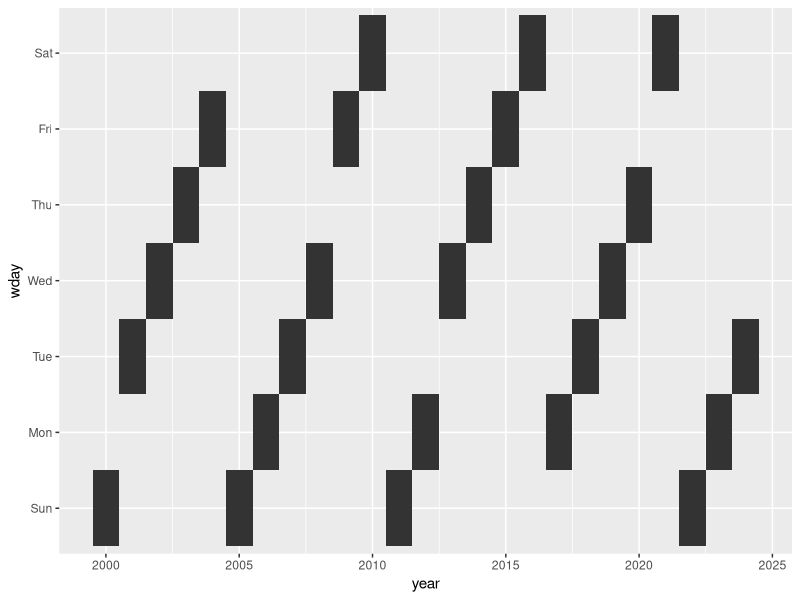
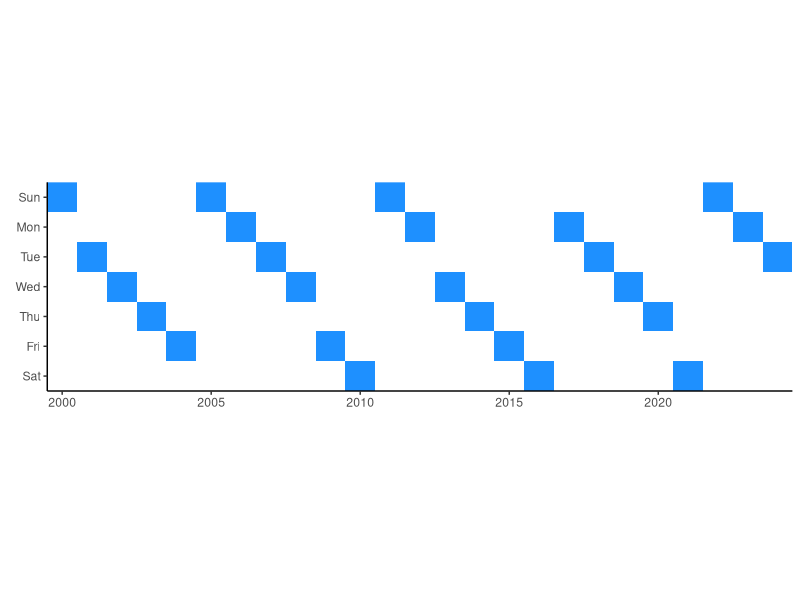
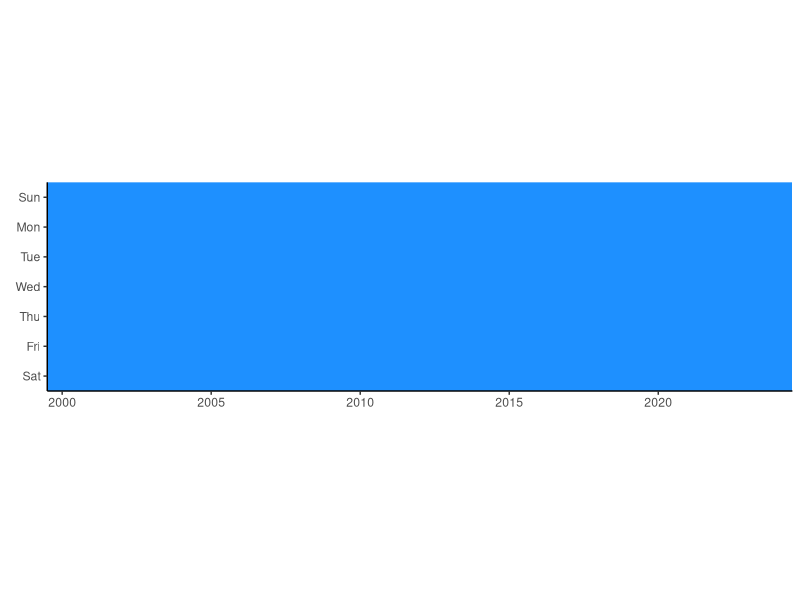
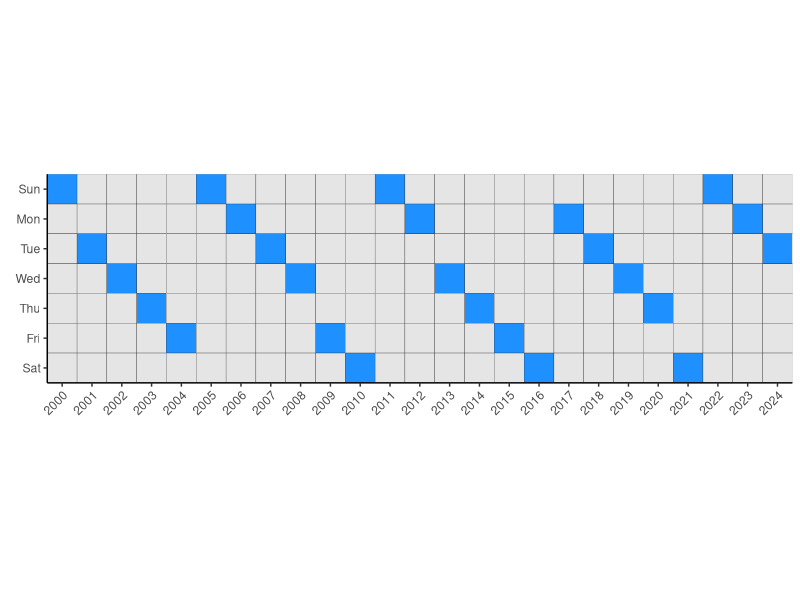
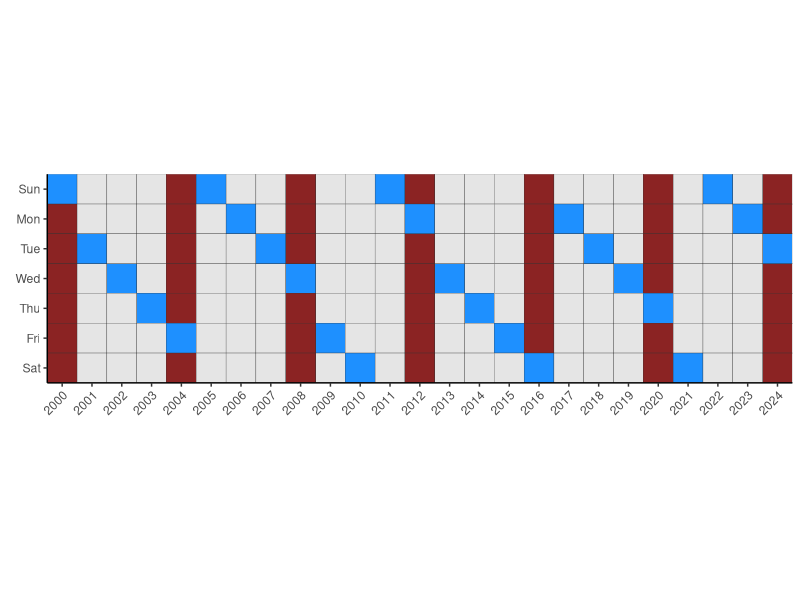
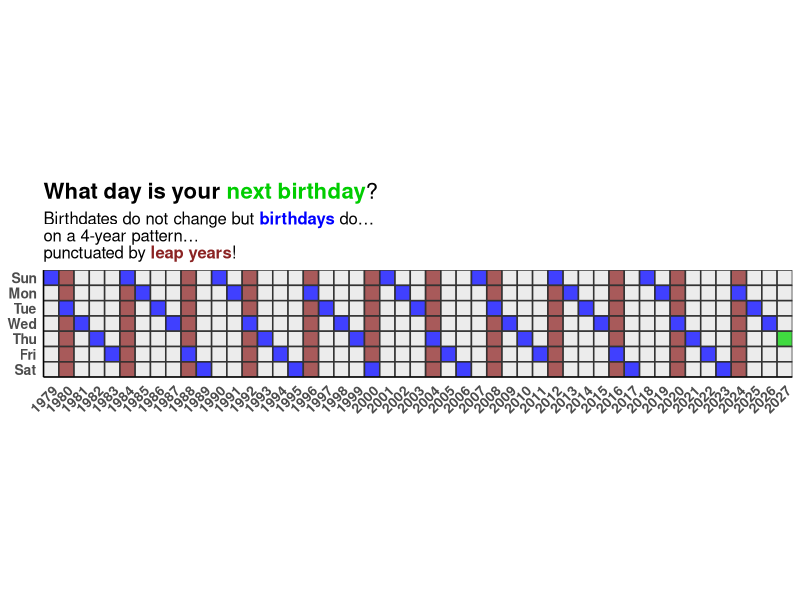
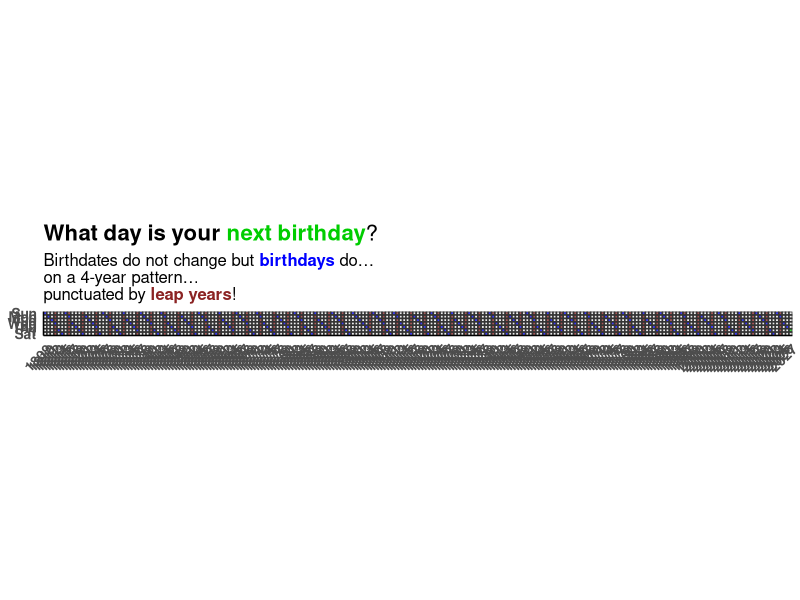
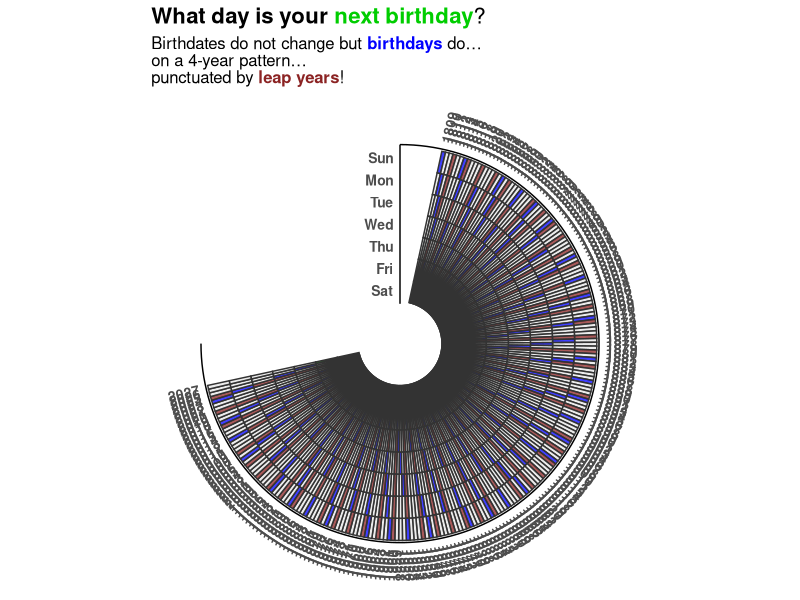

R code for these plots, in order:
## ---- chunk 1
library(tidyverse)
## ---- chunk 2
bday_data <- tibble(year = seq(2000, 2024),
                    month = 1, 
                    day = 30)
glimpse(bday_data)
## ---- chunk 3
bday_data <- bday_data |> 
  mutate(bday = ymd(paste(year, month, day, sep = " ")),
         wday = wday(bday, label=TRUE))
glimpse(bday_data)
## ---- chunk 4
bday_data |> 
  ggplot(aes(year, wday)) +
  geom_tile()
## ---- chunk 5
bday_data |> 
  ggplot(aes(year, fct_rev(wday))) + #reversed the order of the y-axis
  geom_tile(fill="dodgerblue") + #added nice color
  labs(x=element_blank(), #dropped axis titles (they're pretty obvious anyway)
       y=element_blank()) +
  theme_classic() + #picked a better theme
  coord_fixed(expand = F) #made the tiles square and removed gap between tile and axis line
## ---- chunk 6
bday_data <- bday_data |> 
  complete(year, wday)
glimpse(bday_data)


## ---- chunk 7
bday_data |> 
  ggplot(aes(year, fct_rev(wday))) +
  geom_tile(fill="dodgerblue") +
  labs(x=element_blank(),
       y=element_blank()) +
  theme_classic() +
  coord_fixed(expand = F)
## ---- chunk 8
bday_data |> 
  ggplot(aes(year, fct_rev(wday))) +
  geom_tile(aes(fill=ifelse(!is.na(day), "dodgerblue", "grey90")), #conditional fill
            show.legend = F, #no legend
            color="grey20") +
  labs(x=element_blank(),
       y=element_blank()) +
  theme_classic() +
  coord_fixed(expand = F) +
  scale_fill_identity() + #take fill colors directly from conditional fill
  scale_x_continuous(breaks = seq(2000, 2024)) + #x-axis label for every year
  theme(axis.text.x = element_text(angle = 45, hjust = 1)) #tilt x-axis label
## ---- chunk 9
bday_data <- bday_data |> 
  mutate(lyear = leap_year(year))
glimpse(bday_data)
## ---- chunk 10
bday_data |> 
  ggplot(aes(year, fct_rev(wday))) +
  geom_tile(aes(fill=case_when((!is.na(day)) ~ "dodgerblue", #switched to case_when()
                               (is.na(day) & lyear==TRUE) ~ "brown4",
                               (is.na(day) & lyear==FALSE) ~ "grey90",)), 
            show.legend = F,
            color="grey20") +
  labs(x=element_blank(),
       y=element_blank()) +
  theme_classic() +
  coord_fixed(expand = F) +
  scale_fill_identity() +
  scale_x_continuous(breaks = seq(2000, 2024)) +
  theme(axis.text.x = element_text(angle = 45, hjust = 1))
## ---- chunk 11

#bday_plot function!
bday_plot <- function(birth_year, birth_month, birth_day){
  require(dplyr)
  require(forcats)
  require(lubridate)
  require(ggplot2)
  require(ggtext)
  require(tidyr)
  
  #generate data
  data <- tibble(year = seq(birth_year, year(Sys.Date())),
                 month = birth_month,
                 wday_num = birth_day,
                 bday = ymd(paste(year, month, wday_num, sep = " ")),
                 wday = wday(bday, label = TRUE),
                 lyear = leap_year(bday))
  #BONUS
  #add row for next birthday IF it has already passed for the current year
  if (lubridate::ymd(Sys.Date()) > max(data$bday, na.rm = TRUE)){
    bday_recent <- max(data$bday, na.rm = TRUE)
    data <- bind_rows(data,
                      tibble(bday = ymd(bday_recent %m+% years(1)),
                             year = year(bday),
                             month = month(bday),
                             wday_num = day(bday),
                             wday = wday(bday, label = TRUE),
                             lyear = leap_year(bday)))
    
  }
  
  #Complete dataset
  data_complete <- data |> 
    complete(year, wday) |> 
    group_by(year) |> 
    fill(lyear, .direction = "updown") |> 
    ungroup() |> 
    mutate(tile_col = case_when((bday==max(bday, na.rm = TRUE))    ~ 1,
                                (!is.na(wday_num))                 ~ 2,
                                (is.na(wday_num) & lyear=="TRUE")  ~ 3,
                                (is.na(wday_num) & lyear=="FALSE") ~ 4),
           tile_col = as_factor(tile_col)) 
  
  #visualize
  plot <- ggplot(data_complete, aes(year, fct_rev(wday))) +
    geom_tile(aes(fill = tile_col), linewidth = .5, color="grey20", alpha=.75, show.legend = F) +
    theme_classic() +
    theme(axis.text.x = element_text(angle=45,vjust = 1, hjust = 1, face = "bold", size = 10),
          axis.text.y = element_text(face = "bold", size = 10),
          axis.title = element_blank(),
          axis.ticks = element_blank(),
          plot.title = element_markdown(size = 16),
          plot.subtitle = element_markdown(size = 12),
          legend.title = element_blank(),
          legend.position = "bottom") +
    coord_equal(expand = FALSE) +
    scale_x_continuous(breaks = seq(min(data_complete$year, na.rm = TRUE), max(data_complete$year, na.rm = TRUE), by=1)) +
    scale_fill_manual(values = c("green3", "blue", "brown4", "grey90")) +
    labs(title = "**What day is your <span style = 'color:green3;'>**next birthday**</span>**?",
         subtitle = "Birthdates do not change but <span style = 'color:blue;'>**birthdays**</span> do...<br>on a 4-year pattern...<br>punctuated by <span style = 'color:brown4;'>**leap years**</span>!")
  return(plot)
}
## ---- chunk 12
#let's test the function with the birthdate of our lord and savior, Hadley.
bday_plot(birth_year = 1979, birth_month = 10, birth_day = 14) 
## ---- chunk 13
#Honest Abe's birthday
bday_plot(birth_year = 1809, birth_month = 2, birth_day = 12) 
## ---- chunk 14
bday_plot(birth_year = 1809, birth_month = 2, birth_day = 12) +
  coord_radial(start=0, end = 1.5 * pi,
               inner.radius = .2,
               rotate.angle = TRUE) +
  guides(theta = guide_axis_theta(angle = 90),
         r = guide_axis(angle = 0)) 
## ---- chunk 15
bday_plot(birth_year = 1979, birth_month = 10, birth_day = 14) +
    coord_radial(start=0, end = 1.5 * pi,
               inner.radius = .2,
               rotate.angle = TRUE) +
  guides(theta = guide_axis_theta(angle = 90),
         r = guide_axis(angle = 0)) +
  theme(plot.margin = margin(0,1,0,1, unit = "cm"))
